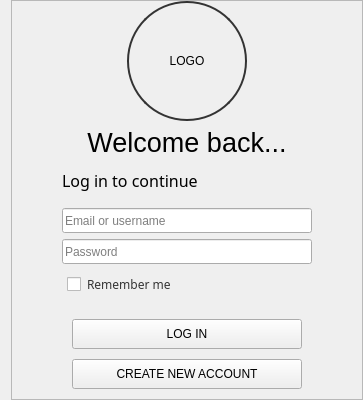
             <widget class="QWidget" name="right_login_page">
              <layout class="QVBoxLayout" name="verticalLayout_3">
               <property name="topMargin">
                <number>0</number>
               </property>
               <property name="rightMargin">
                <number>0</number>
               </property>
               <property name="bottomMargin">
                <number>0</number>
               </property>
               <item alignment="Qt::AlignHCenter">
                <widget class="QFrame" name="frame">
                 <property name="frameShape">
                  <enum>QFrame::StyledPanel</enum>
                 </property>
                 <property name="frameShadow">
                  <enum>QFrame::Raised</enum>
                 </property>
                 <layout class="QVBoxLayout" name="verticalLayout_4">
                  <property name="leftMargin">
                   <number>0</number>
                  </property>
                  <property name="topMargin">
                   <number>0</number>
                  </property>
                  <property name="rightMargin">
                   <number>0</number>
                  </property>
                  <property name="bottomMargin">
                   <number>0</number>
                  </property>
                  <item alignment="Qt::AlignHCenter">
                   <widget class="QLabel" name="login_photo_label">
                    <property name="minimumSize">
                     <size>
                      <width>120</width>
                      <height>120</height>
                     </size>
                    </property>
                    <property name="maximumSize">
                     <size>
                      <width>120</width>
                      <height>120</height>
                     </size>
                    </property>
                    <property name="styleSheet">
                     <string notr="true">border-radius: 60px;  border: 1.5px solid #333;</string>
                    </property>
                    <property name="text">
                     <string>LOGO</string>
                    </property>
                    <property name="alignment">
                     <set>Qt::AlignCenter</set>
                    </property>
                   </widget>
                  </item>
                  <item alignment="Qt::AlignHCenter">
                   <widget class="QLabel" name="label_21">
                    <property name="sizePolicy">
                     <sizepolicy hsizetype="Preferred" vsizetype="Preferred">
                      <horstretch>0</horstretch>
                      <verstretch>0</verstretch>
                     </sizepolicy>
                    </property>
                    <property name="font">
                     <font>
                      <pointsize>20</pointsize>
                     </font>
                    </property>
                    <property name="text">
                     <string>Welcome back...</string>
                    </property>
                    <property name="scaledContents">
                     <bool>true</bool>
                    </property>
                    <property name="alignment">
                     <set>Qt::AlignCenter</set>
                    </property>
                   </widget>
                  </item>
                  <item>
                   <layout class="QVBoxLayout" name="verticalLayout_2">
                    <property name="leftMargin">
                     <number>50</number>
                    </property>
                    <property name="topMargin">
                     <number>5</number>
                    </property>
                    <property name="rightMargin">
                     <number>50</number>
                    </property>
                    <property name="bottomMargin">
                     <number>10</number>
                    </property>
                    <item>
                     <widget class="QLabel" name="label">
                      <property name="font">
                       <font>
                        <family>Dubai Light</family>
                        <pointsize>12</pointsize>
                       </font>
                      </property>
                      <property name="text">
                       <string>Log in to continue</string>
                      </property>
                      <property name="scaledContents">
                       <bool>true</bool>
                      </property>
                     </widget>
                    </item>
                    <item>
                     <layout class="QVBoxLayout" name="verticalLayout_8">
                      <property name="sizeConstraint">
                       <enum>QLayout::SetMinimumSize</enum>
                      </property>
                      <property name="topMargin">
                       <number>10</number>
                      </property>
                      <property name="rightMargin">
                       <number>0</number>
                      </property>
                      <property name="bottomMargin">
                       <number>15</number>
                      </property>
                      <item>
                       <widget class="QLineEdit" name="login_username_lineEdit">
                        <property name="minimumSize">
                         <size>
                          <width>250</width>
                          <height>25</height>
                         </size>
                        </property>
                        <property name="styleSheet">
                         <string notr="true"/>
                        </property>
                        <property name="placeholderText">
                         <string>Email or username</string>
                        </property>
                       </widget>
                      </item>
                      <item>
                       <widget class="QLineEdit" name="login_password_lineEdit">
                        <property name="minimumSize">
                         <size>
                          <width>250</width>
                          <height>25</height>
                         </size>
                        </property>
                        <property name="styleSheet">
                         <string notr="true"/>
                        </property>
                        <property name="placeholderText">
                         <string>Password</string>
                        </property>
                       </widget>
                      </item>
                      <item>
                       <widget class="QCheckBox" name="login_rememberme_checkBox">
                        <property name="maximumSize">
                         <size>
                          <width>16777215</width>
                          <height>35</height>
                         </size>
                        </property>
                        <property name="font">
                         <font>
                          <family>Dubai Light</family>
                          <pointsize>9</pointsize>
                         </font>
                        </property>
                        <property name="styleSheet">
                         <string notr="true">margin:5px; color:#353535;</string>
                        </property>
                        <property name="text">
                         <string>Remember me</string>
                        </property>
                       </widget>
                      </item>
                     </layout>
                    </item>
                    <item>
                     <layout class="QVBoxLayout" name="verticalLayout_5">
                      <property name="spacing">
                       <number>10</number>
                      </property>
                      <property name="topMargin">
                       <number>0</number>
                      </property>
                      <item alignment="Qt::AlignHCenter">
                       <widget class="QPushButton" name="login_button">
                        <property name="minimumSize">
                         <size>
                          <width>230</width>
                          <height>30</height>
                         </size>
                        </property>
                        <property name="maximumSize">
                         <size>
                          <width>230</width>
                          <height>30</height>
                         </size>
                        </property>
                        <property name="cursor">
                         <cursorShape>PointingHandCursor</cursorShape>
                        </property>
                        <property name="styleSheet">
                         <string notr="true"/>
                        </property>
                        <property name="text">
                         <string>LOG IN</string>
                        </property>
                       </widget>
                      </item>
                      <item alignment="Qt::AlignHCenter">
                       <widget class="QPushButton" name="to_signup_button">
                        <property name="minimumSize">
                         <size>
                          <width>230</width>
                          <height>30</height>
                         </size>
                        </property>
                        <property name="maximumSize">
                         <size>
                          <width>230</width>
                          <height>30</height>
                         </size>
                        </property>
                        <property name="cursor">
                         <cursorShape>PointingHandCursor</cursorShape>
                        </property>
                        <property name="styleSheet">
                         <string notr="true"/>
                        </property>
                        <property name="text">
                         <string>CREATE NEW ACCOUNT</string>
                        </property>
                       </widget>
                      </item>
                     </layout>
                    </item>
                   </layout>
                  </item>
                 </layout>
                </widget>
               </item>
              </layout>
             </widget>
